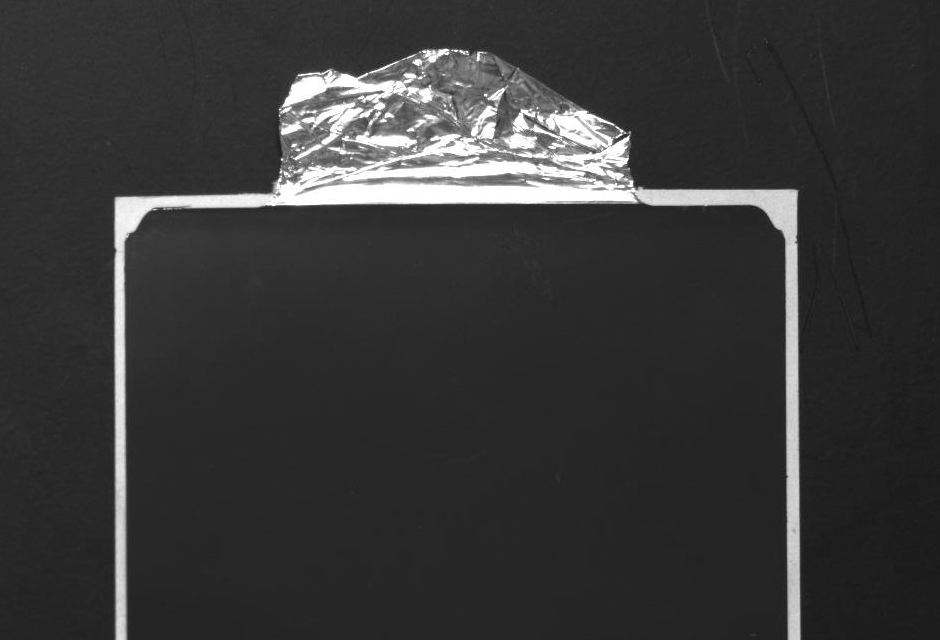
//> input picture part6/EdgeWidth/ss01.png, 940 x 640 px
$ ./main   (built with g++ and OpenCV 4)
//> lines starting //> are read from the running program, lines starting //| are printed output that depends on the picture; after the words box and inside, x2 and y2 are one past the last pixel; in counts of white or black regions, pixels touching at a corner belong together
#pragma warning(disable: 4819)

#include "opencv2\opencv.hpp"
#include "opencv2\core\ocl.hpp"
#include <iostream>

using namespace cv;
using namespace std;

void findEdgeWidth(const Mat& img, vector<Point2f>& left, vector<Point2f>& right);
void drawCross(Mat& img, Point pt, Scalar color = Scalar(0, 0, 255));

int main(void)
{
	ocl::setUseOpenCL(true);

	Mat src = imread("ss01.png", IMREAD_COLOR);
//> src is the input picture: 640 rows x 940 cols, CV_8UC3; min 24, max 255, mean 55.6

	if (src.empty()) {
		cerr << "Image load failed!" << endl;
		return -1;
	}

	Mat src_gray;
	cvtColor(src, src_gray, COLOR_BGR2GRAY);

	vector<Rect> roi;
	roi.push_back(Rect(70, 400, 100, 100));
	roi.push_back(Rect(740, 400, 100, 100));

	Mat dst = src.clone();

	for (Rect rect : roi) {
		rectangle(dst, rect, Scalar(0, 255, 255), 1);

		vector<Point2f> left;
		vector<Point2f> right;
		findEdgeWidth(src_gray(rect), left, right);

		for (int k = 0; k < left.size(); k++) {
			float edge_width = right[k].x - left[k].x;
			cout << "left: " << left[k] << ", right: " << right[k];
			cout << ", edge width: " << edge_width << "px." << endl;

			Point pt1(cvRound(left[k].x), cvRound(left[k].y));
			Point pt2(cvRound(right[k].x), cvRound(right[k].y));
			drawCross(dst, Point(rect.x, rect.y) + pt1);
			drawCross(dst, Point(rect.x, rect.y) + pt2);

			String str = format("%.3f", edge_width);
			putText(dst, str, Point(rect.x + 110, rect.y + left[k].y + 5),
				FONT_HERSHEY_SIMPLEX, 0.5, Scalar(0, 255, 0), 1, LINE_AA);
		}
	}
//> this loop made 2 passes
//> pass 1, in findEdgeWidth, `img.convertTo(img_float, CV_32F);`:
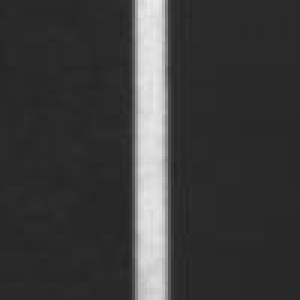
//> img_float: 100 rows x 100 cols, CV_32FC1 (shown 3 times larger); min 36, max 233, mean 59.9
//> pass 1, in findEdgeWidth, `Sobel(blured, dx, CV_32F, 1, 0);`:
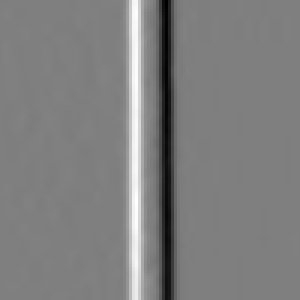
//> dx: 100 rows x 100 cols, CV_32FC1 (shown 3 times larger); min -379.5, max 379.3, mean 0; drawn with min black and max white
//> pass 2, in findEdgeWidth (call 2), `img.convertTo(img_float, CV_32F);`:
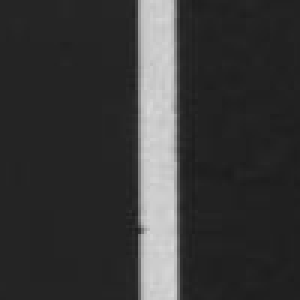
//> img_float: 100 rows x 100 cols, CV_32FC1 (shown 3 times larger); min 28, max 216, mean 56.2
//> after the loop:
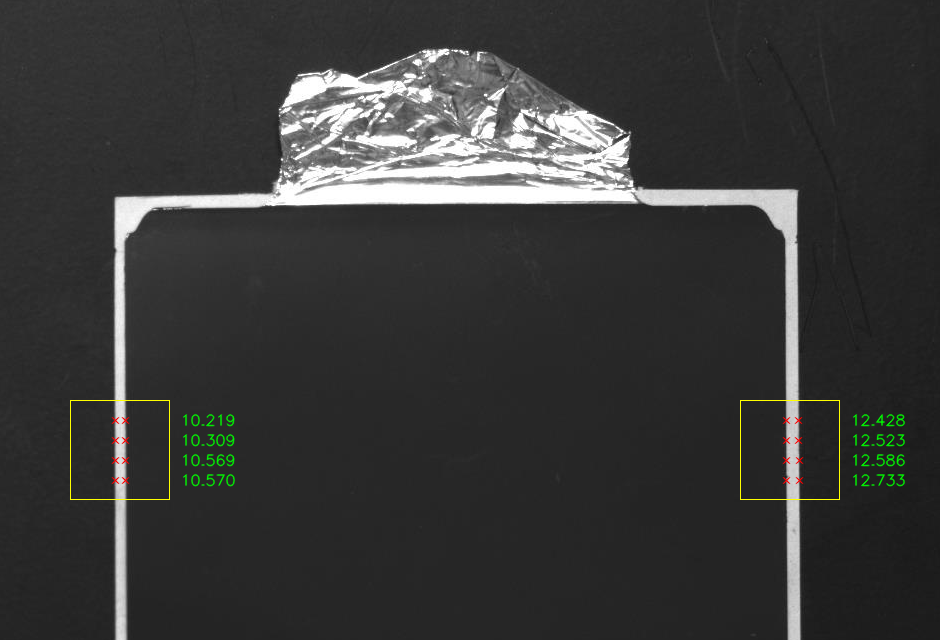
//> dst: 640 rows x 940 cols, CV_8UC3; 0.73% of pixels changed, all inside (x1, y1, x2, y2) = (70, 400, 906, 500)

	imshow("dst", dst);

	waitKey(0);
	return 0;
}

void findEdgeWidth(const Mat& img, vector<Point2f>& left, vector<Point2f>& right)
{
	left.clear();
	right.clear();

	// 가우시안, 1차 미분 등의 연산은 실수형으로 수행함
	Mat img_float, blured, dx;
	img.convertTo(img_float, CV_32F);
	GaussianBlur(img_float, blured, Size(0, 0), 1.);
	Sobel(blured, dx, CV_32F, 1, 0);

	double minv, maxv;
	Point minloc, maxloc;
	float i1, i2, i3, denominator;
	float x_left, x_right;

	// img 영상이 100x100인 경우, y 좌표가 20, 40, 60, 80인 경우에만
	// edge width를 구함
	for (int y = 20; y < 100; y += 20) {
		Mat roi = dx.row(y);
		minMaxLoc(roi, &minv, &maxv, &minloc, &maxloc);

#if 0
		left.push_back(Point2f(maxloc.x, y));
		right.push_back(Point2f(minloc.x, y));
#else
		// left edge
		i1 = roi.at<float>(0, maxloc.x - 1);
		i2 = roi.at<float>(0, maxloc.x);
		i3 = roi.at<float>(0, maxloc.x + 1);
		denominator = 2 * i1 - 4 * i2 + 2 * i3;
		if (denominator != 0.f)
			x_left = maxloc.x + (i1 - i3) / denominator;
		else
			x_left = maxloc.x;
		left.push_back(Point2f(x_left, y));

		// right edge
		i1 = roi.at<float>(0, minloc.x - 1);
		i2 = roi.at<float>(0, minloc.x);
		i3 = roi.at<float>(0, minloc.x + 1);
		denominator = 2 * i1 - 4 * i2 + 2 * i3;
		if (denominator != 0.f)
			x_right = minloc.x + (i1 - i3) / denominator;
		else
			x_right = minloc.x;
		right.push_back(Point2f(x_right, y));
#endif
	}
}

void drawCross(Mat& img, Point pt, Scalar color)
{
	int span = 3;
	line(img, pt + Point(-span, -span), pt + Point(span, span), color, 1, LINE_AA);
	line(img, pt + Point(-span, span), pt + Point(span, -span), color, 1, LINE_AA);
}
